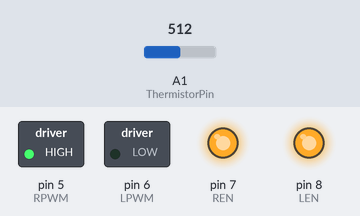
Bench run of a sketch on a simulated Arduino Uno, built with avr-gcc and run on an emulated ATmega328P. On the bench: switched loads named in the sketch (green lamp = pin HIGH), output pins drawn as LEDs (lit = HIGH). The test bench sets the inputs (shaded band); at power-on: A1 (ThermistorPin) = 512. What the sketch prints to the serial monitor is not drawn.

Above: at 1.2 s.
1.3 s: A1 (ThermistorPin) set to 382
2.8 s: A1 (ThermistorPin) set to 361
Timing chart, 0 to 5.8 s (numbered marks = the images above; inputs shaded):
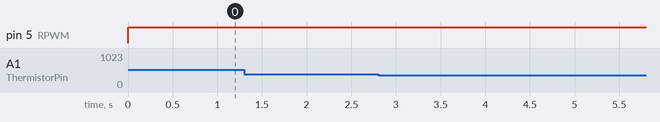

Measured:
- after the input at 1.3 s, every drawn part: stays the same
- after the input at 2.8 s, every drawn part: stays the same

The sketch:

Code_001.ino
```cpp
//-------------------------------------------------------------------------
// 2022/01/17
//
// S James Parsons Jr
// www.sjamesparsonsjr.com
//
//-------------------------------------------------------------------------
//Device Specs.
//Name: BTS7960 Power Motor Dirver
//Buy URL = https://amz.run/5EVI
//Price = $8.99/2pcs = $4.50pcs
//Power = 5V [VDC]
//Date = 22/01/17 10:50:39 AM
//Code URL =

/*
   Notes:
*/


//-------------------------------------------------------------------------
// +++ Libraries +++


//-------------------------------------------------------------------------
// +++ Variables +++
#define RPWM 5 // BLUE Wire
#define LPWM 6 // PURPLE Wire
#define REN 7 // GREY Wire
#define LEN 8 // WHITE Wire

#define LED_BUILTIN 13 // LED

#define ThermistorPin A1 //  Yellow wire

int Vo;                             // Thermistors variables
float R1 = 10190;                   // Thermistor voltage divider resistor value
float logR2, R2, T, Tc, Tf;         // Variables for Thermistor
float c1 = 1.009249522e-03, c2 = 2.378405444e-04, c3 = 2.019202697e-07;

//-------------------------------------------------------------------------

int Temperature() {
  Vo = analogRead(ThermistorPin);                             // Get V_out from analong data pin A1
  R2 = R1 * (1023.0 / (float)Vo - 1.0);                       // Solve for Thermistor resistance using voltage devider formula
  logR2 = log(R2);                                            // Log or R2 for the Steinhart-Hart equation
  T = (1.0 / (c1 + c2 * logR2 + c3 * logR2 * logR2 * logR2)); // Steinhart–Hart equation resistance to Kelvin formula
  Tc = T - 273.15;                                            //Convert Kelvin temp to Celsius
  return Tc;
}

//-------------------------------------------------------------------------
// +++ Setup +++
void setup() {
  // put your setup code here, to run once:
  Serial.begin(9600);
  pinMode(RPWM, OUTPUT);
  pinMode(LPWM, OUTPUT);
  pinMode(LEN, OUTPUT);
  pinMode(REN, OUTPUT);
  digitalWrite(REN, HIGH);
  digitalWrite(LEN, HIGH);
  Serial.println("Initializing...");
}

//-------------------------------------------------------------------------
// +++ Loop +++
void loop() {
  bool Heating = HIGH;
  Temperature(); // Gets thermistors current temperture
  if (Tc < 90 && Heating == HIGH) {
    analogWrite(RPWM, 255 );
    analogWrite(LPWM, 0);
    Serial.print("Temperture = ");
    Serial.println(Tc);
  }
  if (Tc == 90) {
    Heating = LOW;
    analogWrite(RPWM, 0);
    analogWrite(LPWM, 0);
  }
}
```
